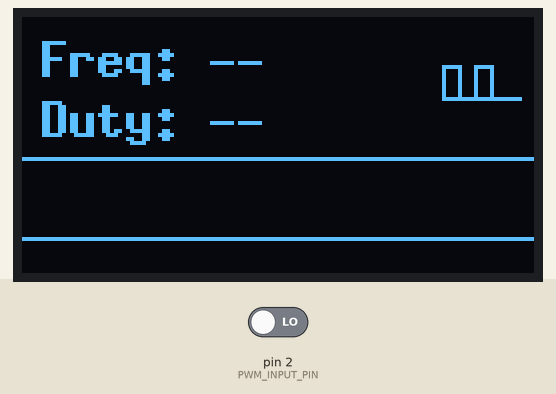
This program was run on a simulated Arduino Nano, built with avr-gcc and run on an emulated ATmega328P. Shown: 128×64 one-colour display. The test bench sets the inputs (shaded band); at power-on: pin 2 (PWM_INPUT_PIN) LOW. What the program prints to the serial monitor is not drawn.

Above: at 0.2 s.

The program:

main.cpp
```cpp
#include <Arduino.h>
#include <U8g2lib.h>

// OLED設定
U8G2_SSD1306_128X64_NONAME_F_HW_I2C u8g2(U8G2_R0, U8X8_PIN_NONE);

// 契約：PWM測定結果
struct PWMReading
{
    float frequency;
    float dutyCycle;
    bool valid;
};

// Physical実装：デジタルピンでPWM測定
struct DigitalPWMReader
{
    uint8_t pin;
    PWMReading current;

    void init()
    {
        pinMode(pin, INPUT);
        current = {0, 0, false};
    }

    bool read()
    {
        unsigned long high = pulseIn(pin, HIGH, 50000);
        if (high == 0)
        {
            current.valid = false;
            return false;
        }

        unsigned long low = pulseIn(pin, LOW, 50000);
        if (low == 0)
        {
            current.valid = false;
            return false;
        }

        unsigned long period = high + low;
        current.frequency = 1000000.0 / period;
        current.dutyCycle = (high * 100.0) / period;
        current.valid = true;
        return true;
    }
};

// Logical：表示
struct PWMDisplay
{
    U8G2_SSD1306_128X64_NONAME_F_HW_I2C *display;

    void init()
    {
        display->begin();
        display->setFont(u8g2_font_7x13B_tr); // monospace bold
    }

    void show(const PWMReading &reading)
    {
        display->clearBuffer();

        // 右上にPWMアイコン
        drawIcon();

        if (!reading.valid)
        {
            // 信号なし時の表示
            display->setCursor(5, 15);
            display->print("Freq: --");

            display->setCursor(5, 30);
            display->print("Duty: --");

            // 区切り線
            display->drawHLine(0, 35, 128);

            // 波形表示（ベースラインのみ）
            drawWaveform(0); // duty=0でベースラインだけ表示

            display->sendBuffer();
            return;
        }

        // 周波数表示
        display->setCursor(5, 15);
        display->print("Freq: ");
        display->print(reading.frequency / 1000.0, 2);
        display->print(" kHz");

        // デューティ表示
        display->setCursor(5, 30);
        display->print("Duty: ");
        display->print(reading.dutyCycle, 1);
        display->print(" %");

        // 区切り線
        display->drawHLine(0, 35, 128);

        // 矩形波表示
        drawWaveform(reading.dutyCycle);

        display->sendBuffer();
    }

private:
    void drawIcon()
    {
        int x = 105;
        int baseY = 20; // ベースライン（LOW）
        int highY = 12; // HIGH位置
        int w = 4;      // パルス幅

        // ベースライン
        display->drawHLine(x, baseY, 20);

        // 2周期分の矩形波
        for (int i = 0; i < 2; i++)
        {
            int cx = x + i * w * 2;
            // 立ち上がり
            display->drawVLine(cx, highY, baseY - highY);
            // HIGH区間
            display->drawHLine(cx, highY, w);
            // 立ち下がり
            display->drawVLine(cx + w, highY, baseY - highY);
        }
    }

    void drawWaveform(float duty)
    {
        int baseY = 55; // ベースライン（LOW）の位置
        int highY = 40; // HIGHの位置
        int cycleWidth = 50;

        // ベースライン（LOW）
        display->drawHLine(0, baseY, 128);

        // 矩形波（2.5周期分）
        for (int cycle = 0; cycle < 3; cycle++)
        {
            int x = cycle * cycleWidth;
            int highWidth = (cycleWidth * duty) / 100;

            if (highWidth > 0)
            {
                // 立ち上がり
                display->drawVLine(x, highY, baseY - highY);
                // HIGH区間
                display->drawHLine(x, highY, highWidth);
                // 立ち下がり
                display->drawVLine(x + highWidth, highY, baseY - highY);
            }

            // LOW区間はベースラインで表現済み
        }
    }
};

// Logical: ログ出力
struct DebugLogger
{
    bool enabled;

    void init(bool enable = true)
    {
        enabled = enable;
        if (enabled)
        {
            Serial.begin(115200);
        }
    }

    void log(const PWMReading &reading)
    {
        if (!enabled)
            return;

        if (reading.valid)
        {
            Serial.print(F("Freq: "));
            Serial.print(reading.frequency / 1000.0, 2);
            Serial.print(F(" kHz, Duty: "));
            Serial.print(reading.dutyCycle, 1);
            Serial.println(F(" %"));
        }
        else
        {
            Serial.println(F("No signal"));
        }
    }
};

// Physical配線
const uint8_t PWM_INPUT_PIN = 2;

// デバイス
DigitalPWMReader pwmReader = {PWM_INPUT_PIN};
PWMDisplay pwmDisplay = {&u8g2};
DebugLogger logger = {true};

// setup関数内
void setup()
{
    // Physical初期化
    logger.init();
    pwmReader.init();
    pwmDisplay.init();

    Serial.println(F("PWM Monitor Ready"));
}

void loop()
{
    // Meaning: PWMを測定して表示する
    pwmReader.read();
    pwmDisplay.show(pwmReader.current);
    logger.log(pwmReader.current);

    delay(100);
}
```
